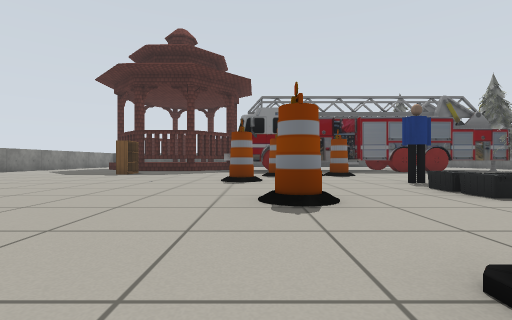
view 1 (above)

18 first-person views from a walk through a world built for the Gazebo simulator. The camera is 0.51 m above the floor, looks level and sees 85° across. The lines on the ground mark 1 m squares. The floor is counted in squares, 1 m on a side. Each view is taken from the middle of a square. On the plan, view 1 faces up. The plan holds only what a view shows up to about 9 squares ahead; the rest is blank. The robots in the file are not drawn. Gazebo's built-in surfaces are drawn with simple patterns. Simple shapes stand in for some stock models. Some surface patterns are stand-ins.

view 2
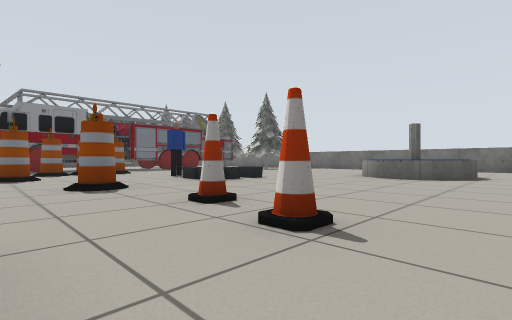

view 3
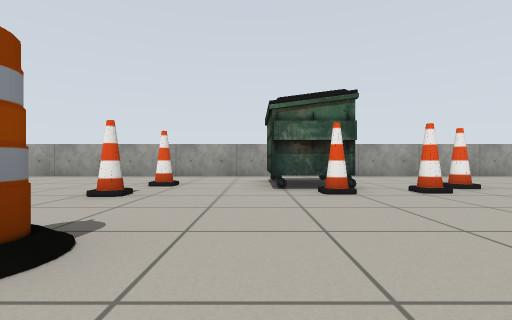

view 4
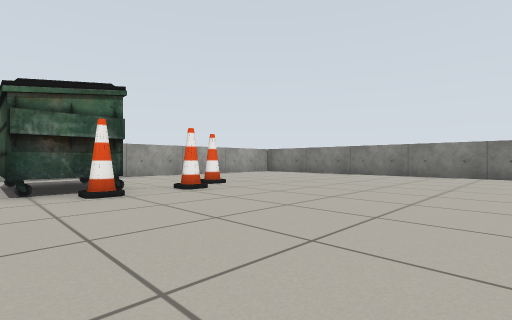

view 5
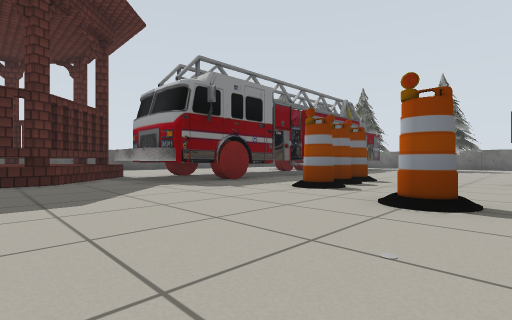

view 6
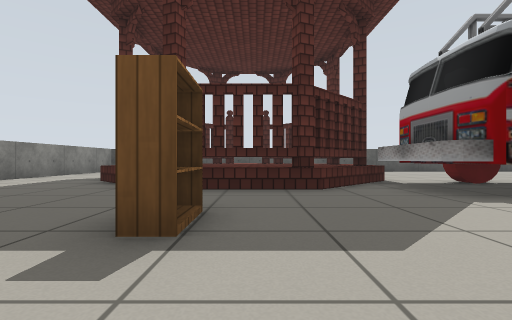

view 7
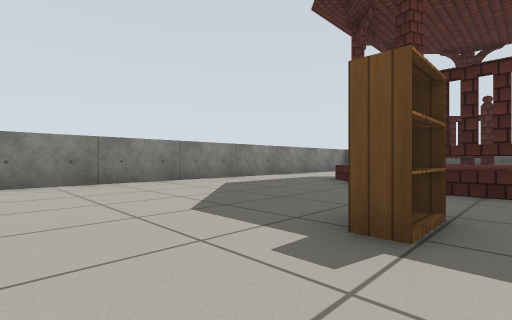

view 8
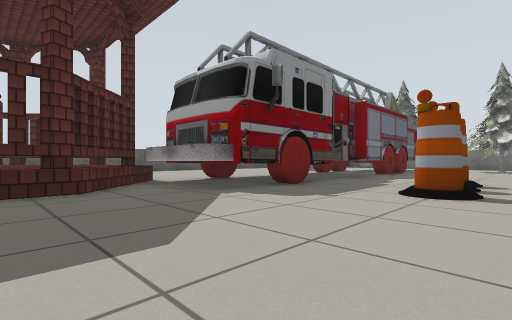

view 9
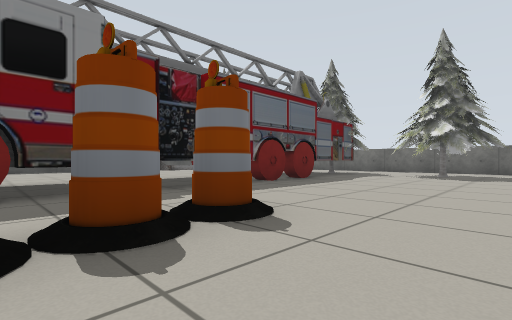

view 10
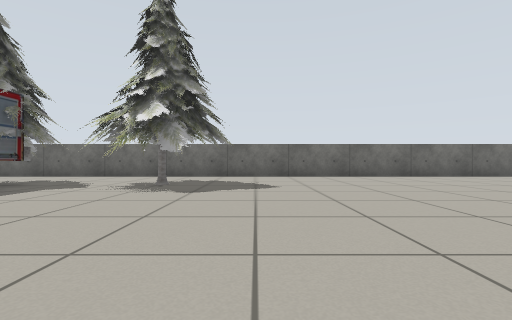

view 11
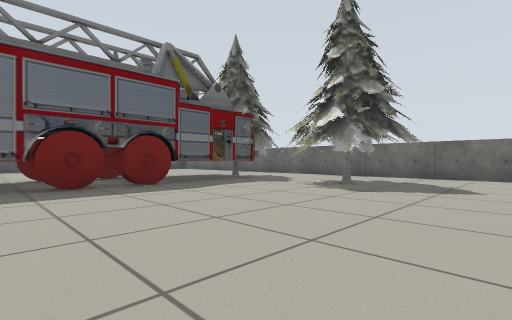

view 12
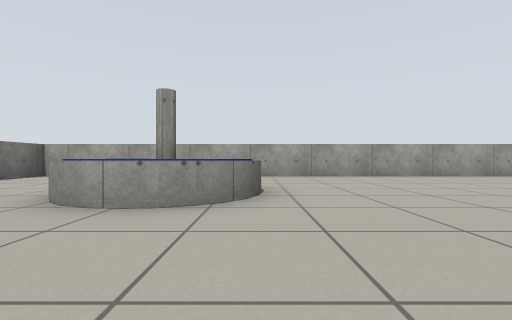

view 13
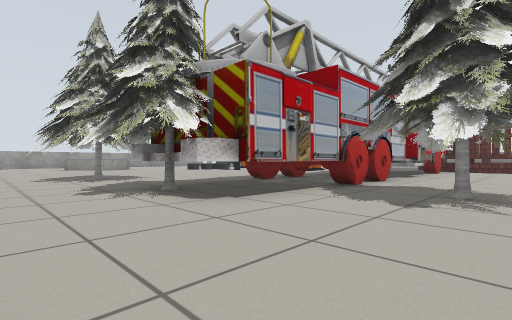

view 14
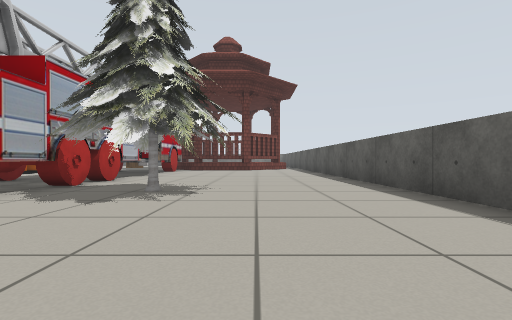

view 15
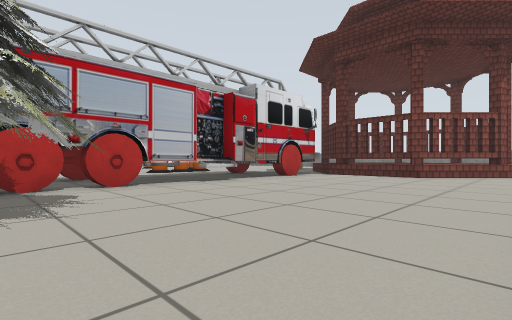

view 16
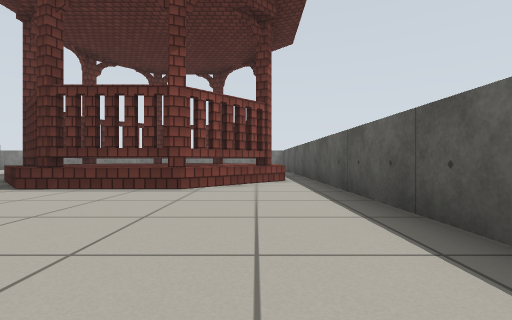

view 17
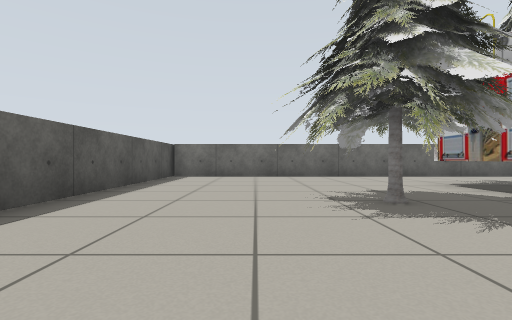

view 18
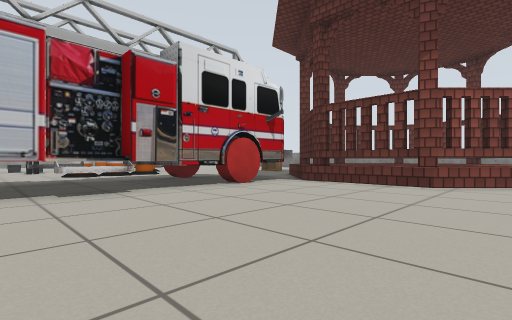

### Floor plan
Key: @ floor where view 1 was taken; # wall or solid block; . floor; B barrel; P person; C cone; F fountain; U dumpster; A pavilion; T truck; K bookshelf; I pine tree; O other object.
Columns run from 11 left of view 1 to 14 right of it. Each row starts with its distance up from view 1.
 21       ####################
 20       ...................#
 19      AAAAA...............#
 18     AAAAAAA.........I....#
 17 #..AAAAAAAA.......IIII...#
 16 #..AAAAAAAA.......IIII...#
 15 #..AAAAAAAA........II....#
 14 #...AAAAAATTTTTTTTTTT I..#
 13 #....AAAA.TTTTTTTTTT III.#
 12 #.........TTTTTTTTTT III.#
 11 #.....K..............II..#
 10 #.....K..............III.#
  9 #...........BBB.....IIII.#
  8 #....................III.#
  7      ......B.............#
  6      ..........P.........#
  5 #.............O   .......#
  4 #..........BB.OOO........#
  3 #........................#
  2 #..................FF....#
  1  ......C.C..C.....FFF ...#
  0   ....C.UU.@......FF  ...#
 -1    ......U..C......F  ...#
 -2     ....UU..........   ..#
 -3    ................     .#
 -4   ######  ################

Where each view was taken, in squares from view 1:
view 1: 0 up, 0 right, facing up
view 2: 2 down, 1 left, facing up-right
view 3: 5 up, 1 left, facing down
view 4: 5 up, 1 left, facing down-left
view 5: 6 up, 4 left, facing up-right
view 6: 8 up, 4 left, facing up
view 7: 8 up, 4 left, facing up-left
view 8: 8 up, 4 left, facing up-right
view 9: 7 up, 1 right, facing up-right
view 10: 7 up, 5 right, facing right
view 11: 6 up, 5 right, facing up-right
view 12: 5 up, 7 right, facing down
view 13: 17 up, 13 right, facing down-left
view 14: 18 up, 13 right, facing left
view 15: 20 up, 8 right, facing down-left
view 16: 19 up, 4 right, facing left
view 17: 18 up, 5 right, facing right
view 18: 19 up, 5 right, facing down-left
